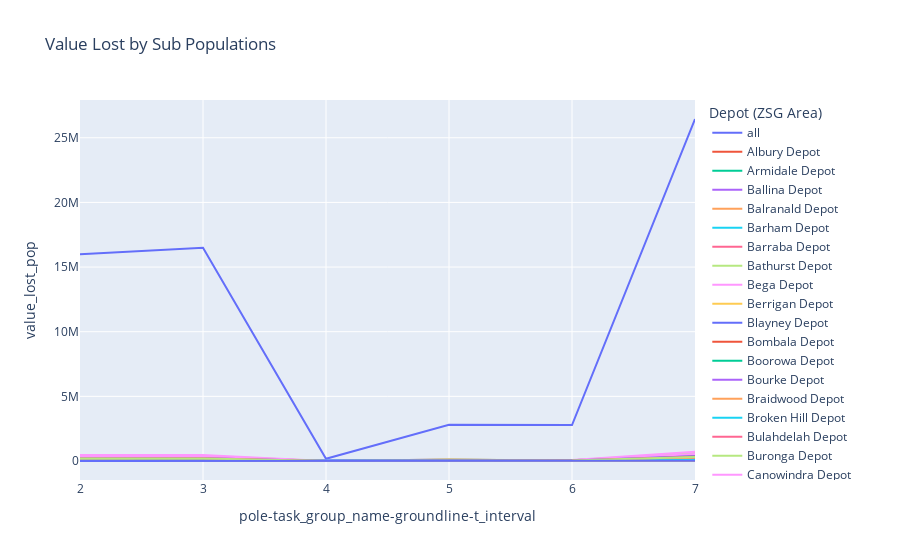

This figure's notebook cell:
### Code cell
# Plot the results
make_value_lost_fig(df_all, x_axis=x_var, y_axis='value_lost_pop', legend =agg_cols[0])
